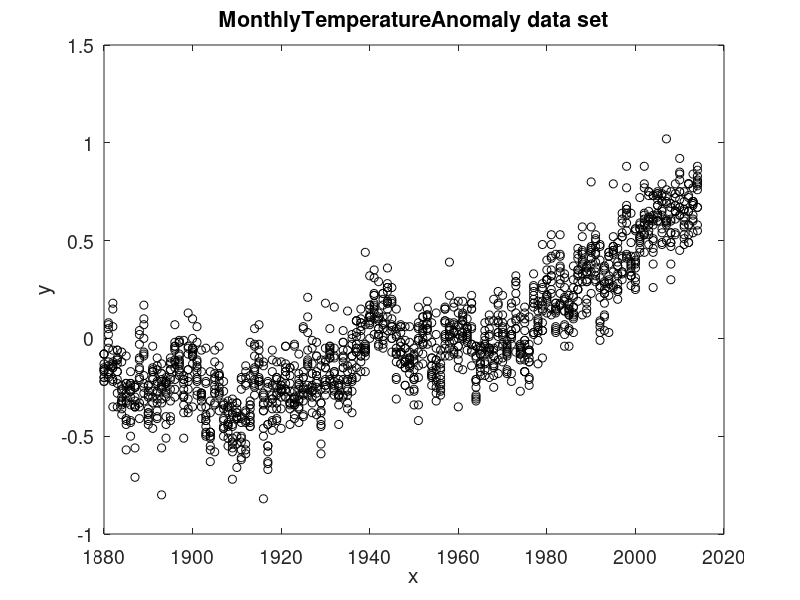

Recreate this plot in MATLAB.
%%%%%%%%%%%%%%%%%%%%%%%%%%%%%%%%%%%%%%%%%%%%%%%%%%%%%%%%%%%%%%%%%%%%%%%%%%%%%%%%%%%%%%%%%%%%%%%%%%%%%%
% >>t mixture of experts (TMoE): Robust mixtures-of-experts modeling using the t distribution <<
%
% TMoE : A Matlab/Octave toolbox for modeling, sampling, inference, regression and clustering of
% heterogeneous data with the t Mixture-of-Experts (TMoE) model.
%
% TMoE provides a flexible and robust modeling framework for heterogenous data with possibly
% heavy-tailed distributions and corrupted by atypical observations. TMoE consists of a mixture of K
% t expert regressors network (of degree p) gated by a softmax gating network (with regression
% degree q) and is represented by
% - The gating net. parameters $\alpha$'s of the softmax net.
% - The experts network parameters: The location parameters (regression coefficients) $\beta$'s,
% scale parameters $\sigma$'s, and the degree of freedom (robustness) parameters $\nu$'s.
%
% TMoE thus generalises  mixtures of (normal, t, and) distributions and mixtures of regressions with
% these distributions. For example, when $q=0$, we retrieve mixtures of (t-, or normal) regressions,
% and when both $p=0$ and $q=0$, it is a mixture of (t-, or normal) distributions. It also reduces
% to the standard (normal, t) distribution when we only use a single expert (K=1).
%
% Model estimation/learning is performed by a dedicated expectation conditional maximization (ECM)
% algorithm by maximizing the observed data log-likelihood. We provide simulated examples to
% illustrate the use of the model in model-based clustering of heterogeneous regression data and in
% fitting non-linear regression functions. Real-world data examples of tone perception for musical
% data analysis, and the one of temperature anomalies for the analysis of climate change data, are
% also provided as application of the model.
%
% To run it on the provided examples, please run "main_demo_TMoE_SimulatedData.m" or
% "main_demo_TMoE_RealData.m"
%
%% Please cite the code and the following papers when using this code:
% - F. Chamroukhi. Robust mixture of experts modeling using the $t$-distribution. Neural Networks, V. 79, p:20?36, 2016
% - F. Chamroukhi. Non-Normal Mixtures of Experts. arXiv:1506.06707, July, 2015
%
% (c) Introduced and written by Faicel Chamroukhi (may 2015)
%%%%%%%%%%%%%%%%%%%%%%%%%%%%%%%%%%%%%%%%%%%%%%%%%%%%%%%%%%%%%%%%%%%%%%%%%%%%%%%%%%%%%%%%%%%%%%%%%%%%%%

clear all;
close all;
clc;


set(0,'defaultaxesfontsize',14);
%%  chose a real data and some model structure
% data_set = 'Tone'; K = 2; p = 1; q = 1;
%data_set = 'TemperatureAnomaly'; K = 3; p = 1; q = 1;
% data_set = 'motorcycle'; K = 4; p = 2; q = 1;
data_set = 'MonthlyTemperatureAnomaly'; K = 6; p = 1; q = 1;

%% EM options
nbr_EM_tries = 10;
max_iter_EM = 1500;
threshold = 1e-6;
verbose_EM = 0;
verbose_IRLS = 0;
modif_xaxis = 0;

switch data_set
    %% Tone data set
    case 'Tone'
        data = xlsread('data/Tone.xlsx');
        x = data(:,1);
        y = data(:,2);
        %% Temperature Anomaly
    case 'TemperatureAnomaly'
        load 'data/TemperatureAnomaly';
        x = TemperatureAnomaly(:,1);%(3:end-2,1); % if the values for 1880 1881, 2013 and 2014 are not included (only from 1882-2012)
        y = TemperatureAnomaly(:,2);%(3:end-2,2); % if the values for 1880 1881, 2013 and 2014 are not included (only from 1882-2012)
        %% Motorcycle
    case 'motorcycle'
        load 'data/motorcycle.mat';
        x=motorcycle.x;
        y=motorcycle.y;
    case 'MonthlyTemperatureAnomaly'
        data = csvread('data/MonthlyTemperatureAnomaly.csv');
        x = data(:, 1);
        y = data(:, 2);
        modif_xaxis = 1;
    otherwise
        data = xlsread('data/Tone.xlsx');
        x = data(:,1);
        y = data(:,2);
end
figure,
if modif_xaxis == 1
    plot(1880 + floor(abs(x/12)), y, 'ko');
else
    plot(x, y, 'ko');
end
xlabel('x')
ylabel('y')
title([data_set,' data set'])

%% learn the model from the  data

%TMoE =  learn_TMoE_EM(y, x, K, p, q, nbr_EM_tries, max_iter_EM, threshold, verbose_EM, verbose_IRLS, 1);
disp('- TMoE fit completed --')
disp(' ')
%NMoE =  learn_univ_NMoE_EM(y, x, K, p, q, nbr_EM_tries, max_iter_EM, threshold, verbose_EM, verbose_IRLS);

disp('- NMoE fit completed --')

if modif_xaxis == 1
    x = 1880 + floor(abs(x/12));
end

%show_TMoE_results(x, y, TMoE);
%show_NMoE_results(x, y, NMoE);
% Note that as it uses the t distribution, so the mean and the variance might be not defined (if Nu <1 and or <2), and hence the
% mean functions and confidence regions might be not displayed..



